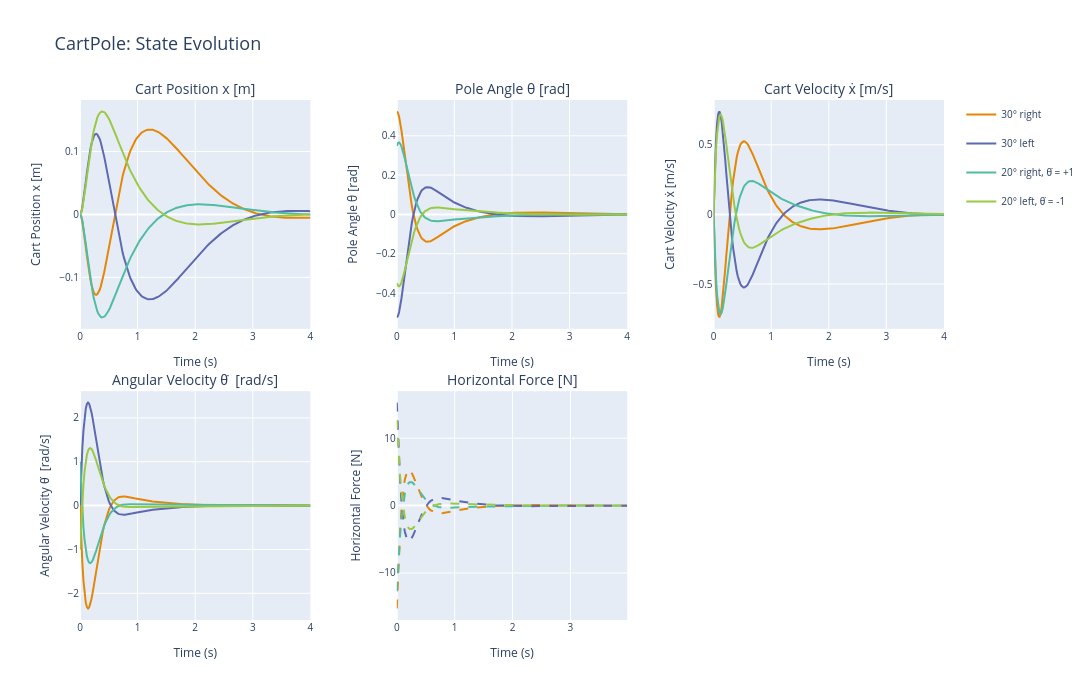

The cell this chart's notebook holds for it:
### Code cell
# 2D trajectory visualization
all_trajs = torch.stack(trajectories)
all_controls = torch.stack(controls)
discrete_system.plot_trajectory(
    all_trajs,
    control_sequence=all_controls,
    state_names=[
        "Cart Position x [m]",
        "Pole Angle θ [rad]",
        "Cart Velocity ẋ [m/s]",
        "Angular Velocity θ̇  [rad/s]",
    ],
    control_names = ["Horizontal Force [N]"],
    trajectory_names=trajectory_names,
    title="CartPole: State Evolution",
    colorway="Vivid",
    show=False,
)

### Figure 1 — Plotly figure (JSON) as saved in the notebook; plotly's stock layout.template omitted (floating-point values rounded to 4 significant figures; data arrays with more than 128 entries replaced by an {"elided": "..."} marker saying what was removed)
{"data": [{"legendgroup": "traj_0", "line": {"color": "rgb(229, 134, 6)", "width": 2}, "mode": "lines", "name": "30° right", "showlegend": true, "type": "scatter", "x": {"elided": "201 float values"}, "xaxis": "x", "y": {"elided": "201 float values"}, "yaxis": "y"}, {"legendgroup": "traj_1", "line": {"color": "rgb(93, 105, 177)", "width": 2}, "mode": "lines", "name": "30° left", "showlegend": true, "type": "scatter", "x": {"elided": "201 float values"}, "xaxis": "x", "y": {"elided": "201 float values"}, "yaxis": "y"}, {"legendgroup": "traj_2", "line": {"color": "rgb(82, 188, 163)", "width": 2}, "mode": "lines", "name": "20° right, θ̇ = +1", "showlegend": true, "type": "scatter", "x": {"elided": "201 float values"}, "xaxis": "x", "y": {"elided": "201 float values"}, "yaxis": "y"}, {"legendgroup": "traj_3", "line": {"color": "rgb(153, 201, 69)", "width": 2}, "mode": "lines", "name": "20° left, θ̇ = -1", "showlegend": true, "type": "scatter", "x": {"elided": "201 float values"}, "xaxis": "x", "y": {"elided": "201 float values"}, "yaxis": "y"}, {"legendgroup": "traj_0", "line": {"color": "rgb(229, 134, 6)", "width": 2}, "mode": "lines", "name": "30° right", "showlegend": false, "type": "scatter", "x": {"elided": "201 float values"}, "xaxis": "x2", "y": {"elided": "201 float values"}, "yaxis": "y2"}, {"legendgroup": "traj_1", "line": {"color": "rgb(93, 105, 177)", "width": 2}, "mode": "lines", "name": "30° left", "showlegend": false, "type": "scatter", "x": {"elided": "201 float values"}, "xaxis": "x2", "y": {"elided": "201 float values"}, "yaxis": "y2"}, {"legendgroup": "traj_2", "line": {"color": "rgb(82, 188, 163)", "width": 2}, "mode": "lines", "name": "20° right, θ̇ = +1", "showlegend": false, "type": "scatter", "x": {"elided": "201 float values"}, "xaxis": "x2", "y": {"elided": "201 float values"}, "yaxis": "y2"}, {"legendgroup": "traj_3", "line": {"color": "rgb(153, 201, 69)", "width": 2}, "mode": "lines", "name": "20° left, θ̇ = -1", "showlegend": false, "type": "scatter", "x": {"elided": "201 float values"}, "xaxis": "x2", "y": {"elided": "201 float values"}, "yaxis": "y2"}, {"legendgroup": "traj_0", "line": {"color": "rgb(229, 134, 6)", "width": 2}, "mode": "lines", "name": "30° right", "showlegend": false, "type": "scatter", "x": {"elided": "201 float values"}, "xaxis": "x3", "y": {"elided": "201 float values"}, "yaxis": "y3"}, {"legendgroup": "traj_1", "line": {"color": "rgb(93, 105, 177)", "width": 2}, "mode": "lines", "name": "30° left", "showlegend": false, "type": "scatter", "x": {"elided": "201 float values"}, "xaxis": "x3", "y": {"elided": "201 float values"}, "yaxis": "y3"}, {"legendgroup": "traj_2", "line": {"color": "rgb(82, 188, 163)", "width": 2}, "mode": "lines", "name": "20° right, θ̇ = +1", "showlegend": false, "type": "scatter", "x": {"elided": "201 float values"}, "xaxis": "x3", "y": {"elided": "201 float values"}, "yaxis": "y3"}, {"legendgroup": "traj_3", "line": {"color": "rgb(153, 201, 69)", "width": 2}, "mode": "lines", "name": "20° left, θ̇ = -1", "showlegend": false, "type": "scatter", "x": {"elided": "201 float values"}, "xaxis": "x3", "y": {"elided": "201 float values"}, "yaxis": "y3"}, {"legendgroup": "traj_0", "line": {"color": "rgb(229, 134, 6)", "width": 2}, "mode": "lines", "name": "30° right", "showlegend": false, "type": "scatter", "x": {"elided": "201 float values"}, "xaxis": "x4", "y": {"elided": "201 float values"}, "yaxis": "y4"}, {"legendgroup": "traj_1", "line": {"color": "rgb(93, 105, 177)", "width": 2}, "mode": "lines", "name": "30° left", "showlegend": false, "type": "scatter", "x": {"elided": "201 float values"}, "xaxis": "x4", "y": {"elided": "201 float values"}, "yaxis": "y4"}, {"legendgroup": "traj_2", "line": {"color": "rgb(82, 188, 163)", "width": 2}, "mode": "lines", "name": "20° right, θ̇ = +1", "showlegend": false, "type": "scatter", "x": {"elided": "201 float values"}, "xaxis": "x4", "y": {"elided": "201 float values"}, "yaxis": "y4"}, {"legendgroup": "traj_3", "line": {"color": "rgb(153, 201, 69)", "width": 2}, "mode": "lines", "name": "20° left, θ̇ = -1", "showlegend": false, "type": "scatter", "x": {"elided": "201 float values"}, "xaxis": "x4", "y": {"elided": "201 float values"}, "yaxis": "y4"}, {"legendgroup": "traj_0", "line": {"color": "rgb(229, 134, 6)", "dash": "dash", "width": 2}, "mode": "lines", "name": "30° right", "showlegend": false, "type": "scatter", "x": {"elided": "200 float values"}, "xaxis": "x5", "y": {"elided": "200 float values"}, "yaxis": "y5"}, {"legendgroup": "traj_1", "line": {"color": "rgb(93, 105, 177)", "dash": "dash", "width": 2}, "mode": "lines", "name": "30° left", "showlegend": false, "type": "scatter", "x": {"elided": "200 float values"}, "xaxis": "x5", "y": {"elided": "200 float values"}, "yaxis": "y5"}, {"legendgroup": "traj_2", "line": {"color": "rgb(82, 188, 163)", "dash": "dash", "width": 2}, "mode": "lines", "name": "20° right, θ̇ = +1", "showlegend": false, "type": "scatter", "x": {"elided": "200 float values"}, "xaxis": "x5", "y": {"elided": "200 float values"}, "yaxis": "y5"}, {"legendgroup": "traj_3", "line": {"color": "rgb(153, 201, 69)", "dash": "dash", "width": 2}, "mode": "lines", "name": "20° left, θ̇ = -1", "showlegend": false, "type": "scatter", "x": {"elided": "200 float values"}, "xaxis": "x5", "y": {"elided": "200 float values"}, "yaxis": "y5"}], "layout": {"annotations": [{"font": {"size": 14}, "showarrow": false, "text": "Cart Position x [m]", "x": 0.1333, "xanchor": "center", "xref": "paper", "y": 1, "yanchor": "bottom", "yref": "paper"}, {"font": {"size": 14}, "showarrow": false, "text": "Pole Angle θ [rad]", "x": 0.5, "xanchor": "center", "xref": "paper", "y": 1, "yanchor": "bottom", "yref": "paper"}, {"font": {"size": 14}, "showarrow": false, "text": "Cart Velocity ẋ [m/s]", "x": 0.8667, "xanchor": "center", "xref": "paper", "y": 1, "yanchor": "bottom", "yref": "paper"}, {"font": {"size": 14}, "showarrow": false, "text": "Angular Velocity θ̇  [rad/s]", "x": 0.1333, "xanchor": "center", "xref": "paper", "y": 0.44, "yanchor": "bottom", "yref": "paper"}, {"font": {"size": 14}, "showarrow": false, "text": "Horizontal Force [N]", "x": 0.5, "xanchor": "center", "xref": "paper", "y": 0.44, "yanchor": "bottom", "yref": "paper"}], "font": {"size": 10}, "height": 700, "hovermode": "x unified", "showlegend": true, "title": {"font": {"size": 18}, "text": "CartPole: State Evolution"}, "width": 1575, "xaxis": {"anchor": "y", "domain": [0, 0.2667], "tickfont": {"size": 10}, "title": {"font": {"size": 12}, "text": "Time (s)"}}, "xaxis2": {"anchor": "y2", "domain": [0.3667, 0.6333], "tickfont": {"size": 10}, "title": {"font": {"size": 12}, "text": "Time (s)"}}, "xaxis3": {"anchor": "y3", "domain": [0.7333, 1], "tickfont": {"size": 10}, "title": {"font": {"size": 12}, "text": "Time (s)"}}, "xaxis4": {"anchor": "y4", "domain": [0, 0.2667], "tickfont": {"size": 10}, "title": {"font": {"size": 12}, "text": "Time (s)"}}, "xaxis5": {"anchor": "y5", "domain": [0.3667, 0.6333], "tickfont": {"size": 10}, "title": {"font": {"size": 12}, "text": "Time (s)"}}, "xaxis6": {"anchor": "y6", "domain": [0.7333, 1]}, "yaxis": {"anchor": "x", "domain": [0.56, 1], "tickfont": {"size": 10}, "title": {"font": {"size": 12}, "text": "Cart Position x [m]"}}, "yaxis2": {"anchor": "x2", "domain": [0.56, 1], "tickfont": {"size": 10}, "title": {"font": {"size": 12}, "text": "Pole Angle θ [rad]"}}, "yaxis3": {"anchor": "x3", "domain": [0.56, 1], "tickfont": {"size": 10}, "title": {"font": {"size": 12}, "text": "Cart Velocity ẋ [m/s]"}}, "yaxis4": {"anchor": "x4", "domain": [0, 0.44], "tickfont": {"size": 10}, "title": {"font": {"size": 12}, "text": "Angular Velocity θ̇  [rad/s]"}}, "yaxis5": {"anchor": "x5", "domain": [0, 0.44], "tickfont": {"size": 10}, "title": {"font": {"size": 12}, "text": "Horizontal Force [N]"}}, "yaxis6": {"anchor": "x6", "domain": [0, 0.44]}}}
